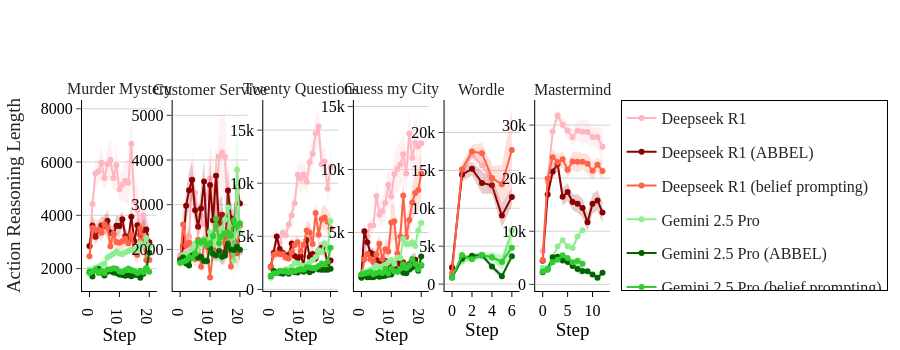

The cell this chart's notebook holds for it:
### Code cell
fig = plot_reasoning_length_one_fig(df_reasoning, reasoning_type='Action Reasoning', title='Action Reasoning Length')
fig.show()
